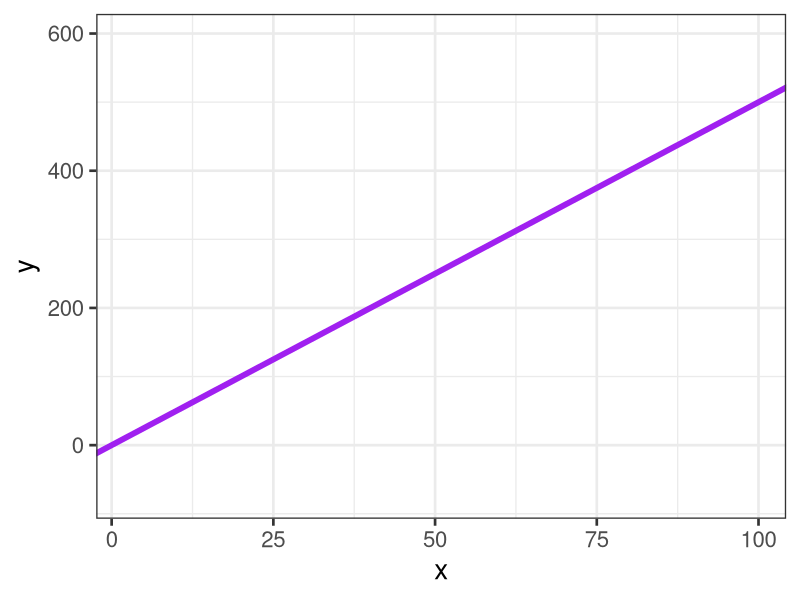
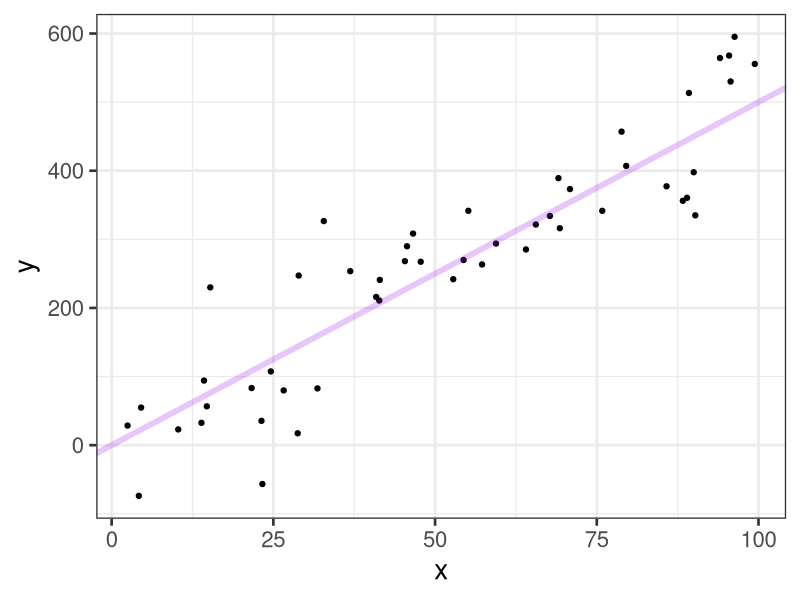
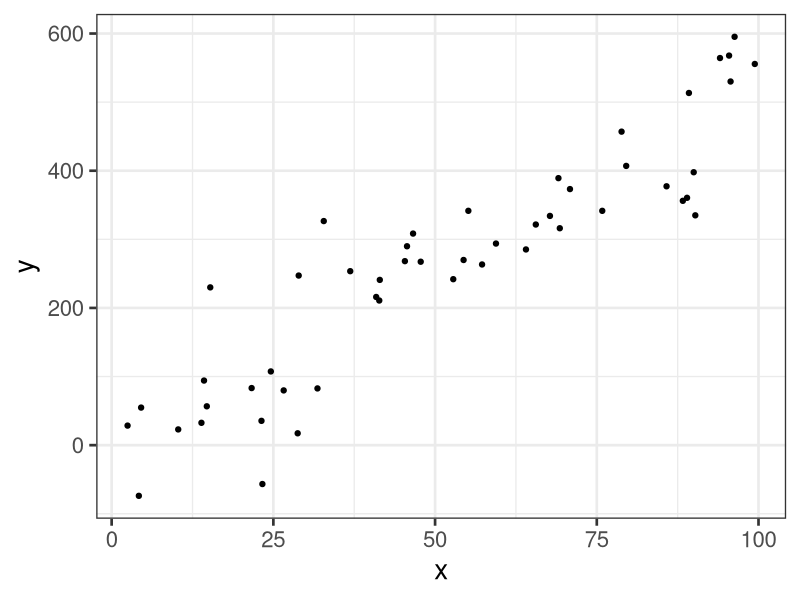
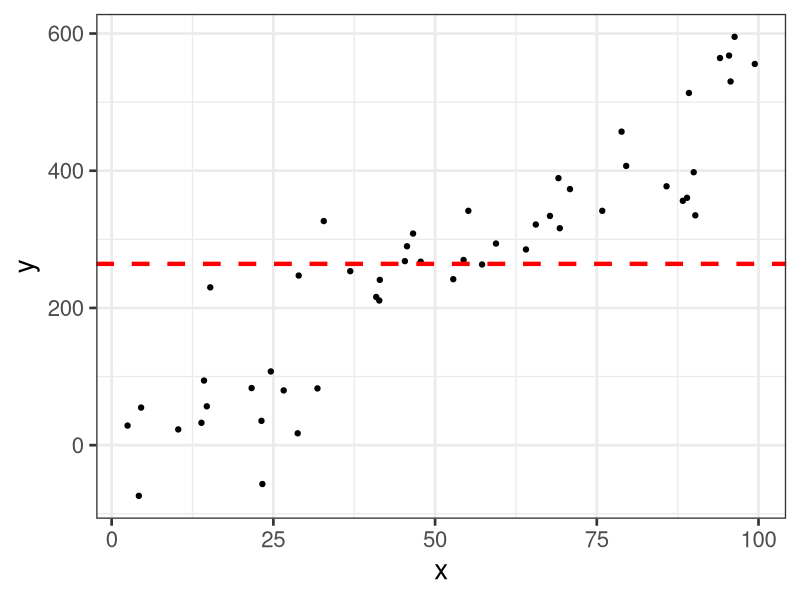
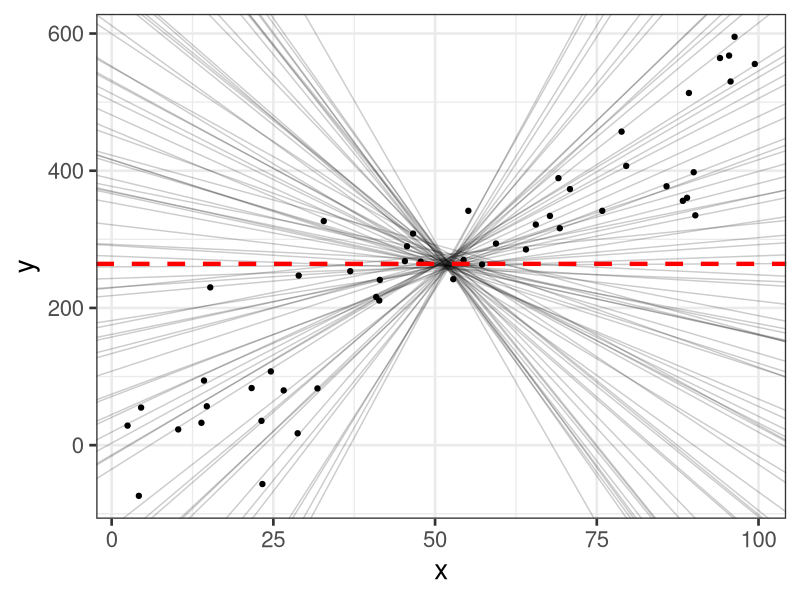
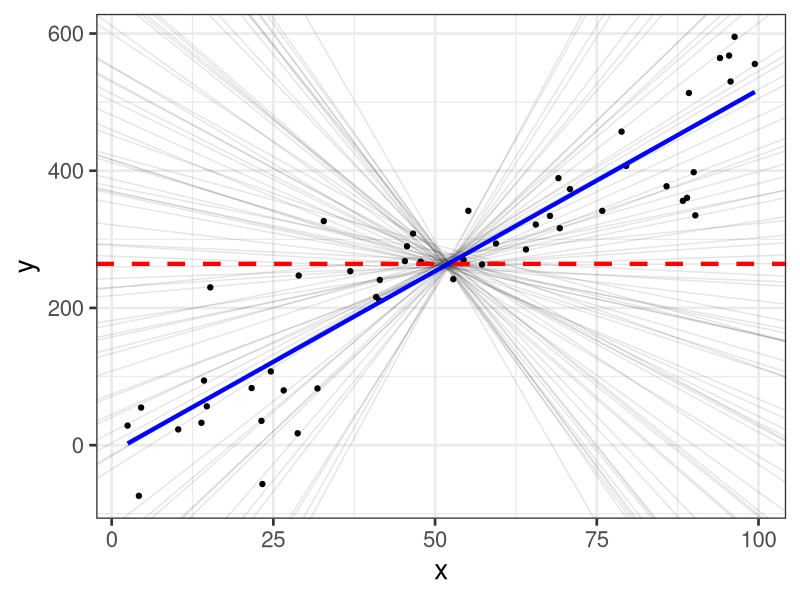
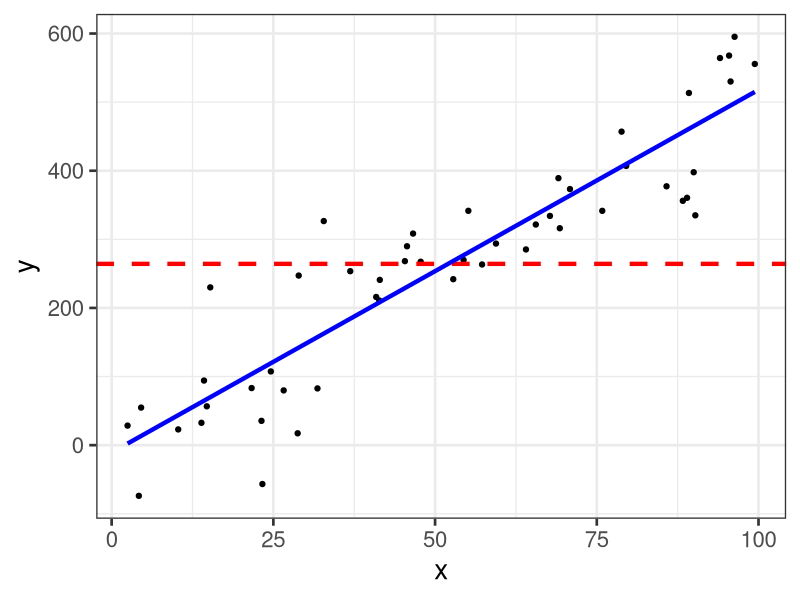
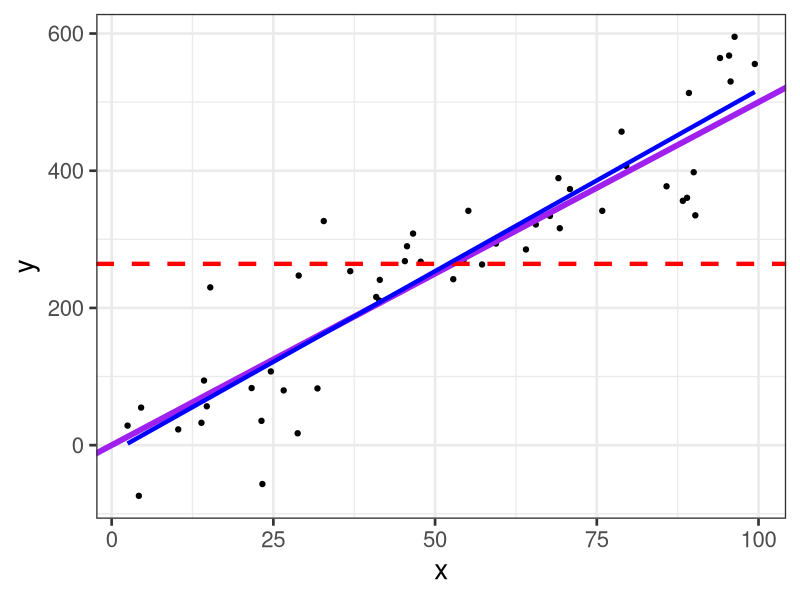

Source code (R) for these figures, in order:
## ---- chunk 1
library(tidyverse)

theme_set(theme_bw(base_size = 20))
## ---- chunk 2
#| echo: false
#| message: false

set.seed(123)
x <- runif(50, 0, 100)
y <- 5*x + rnorm(50, 0, 75)

ggplot() + 
  geom_point(aes(x = x, y = y), alpha = 0) + 
  geom_abline(slope = 5, intercept = 0, color = "purple", lwd = 2) + 
  labs(x = "x", y = "y")
  
## ---- chunk 3
#| echo: false
#| message: false

ggplot() + 
  geom_point(aes(x = x, y = y)) + 
  geom_abline(slope = 5, intercept = 0, color = "purple", lwd = 2, alpha = 0.25) + 
  labs(x = "x", y = "y")
  
## ---- chunk 4
#| echo: false
#| message: false

ggplot() +
  geom_point(aes(x = x, y = y), 
             color = "black") + 
  labs(x = "x",
       y = "y")
## ---- chunk 5
#| echo: false
#| message: false

ggplot() +
  geom_point(aes(x = x, y = y), color = "black") +
  geom_hline(yintercept = mean(y), 
             color = "red",
             linetype = "dashed",
             lwd = 1.5)
## ---- chunk 6
#| echo: false
#| message: false

#Many candidate models
slopes <- rnorm(75, 0, 8)
intercepts <- mean(y) - slopes*mean(x) + rnorm(75, 0, 7)

#Null, Candidates, regression, and actual
ggplot() + 
  geom_point(aes(x = x, y = y)) +
  geom_abline(aes(slope = slopes, intercept = intercepts), alpha = 0.2) +
  #geom_abline(slope = 5, intercept = 0, color = "purple", lwd = 2) + 
  geom_hline(yintercept = mean(y), 
             color = "red", linetype = "dashed", lwd = 1.5)
## ---- chunk 7
#| echo: false
#| message: false

ggplot() + 
  geom_point(aes(x = x, y = y)) +
  geom_abline(aes(slope = slopes, intercept = intercepts), alpha = 0.1) +
  #geom_abline(slope = 5, intercept = 0, color = "purple", lwd = 2) + 
  geom_hline(yintercept = mean(y), 
             color = "red", linetype = "dashed", lwd = 1.5) +
  geom_smooth(aes(x = x, y = y),
              method = "lm", color = "blue", lwd = 1.5, se = FALSE)
## ---- chunk 8
#| echo: false
#| message: false

ggplot() + 
  geom_point(aes(x = x, y = y)) +
  #geom_abline(aes(slope = slopes, intercept = intercepts), alpha = 0.1) +
  #geom_abline(slope = 5, intercept = 0, color = "purple", lwd = 2) + 
  geom_hline(yintercept = mean(y), 
             color = "red", linetype = "dashed", lwd = 1.5) +
  geom_smooth(aes(x = x, y = y),
              method = "lm", color = "blue", lwd = 1.5, se = FALSE)
## ---- chunk 9
#| echo: false
#| message: false

ggplot() + 
  geom_point(aes(x = x, y = y)) +
  #geom_abline(aes(slope = slopes, intercept = intercepts), alpha = 0.1) +
  geom_abline(slope = 5, intercept = 0, color = "purple", lwd = 2) + 
  geom_hline(yintercept = mean(y), 
             color = "red", linetype = "dashed", lwd = 1.5) +
  geom_smooth(aes(x = x, y = y),
              method = "lm", color = "blue", lwd = 1.5, se = FALSE)
